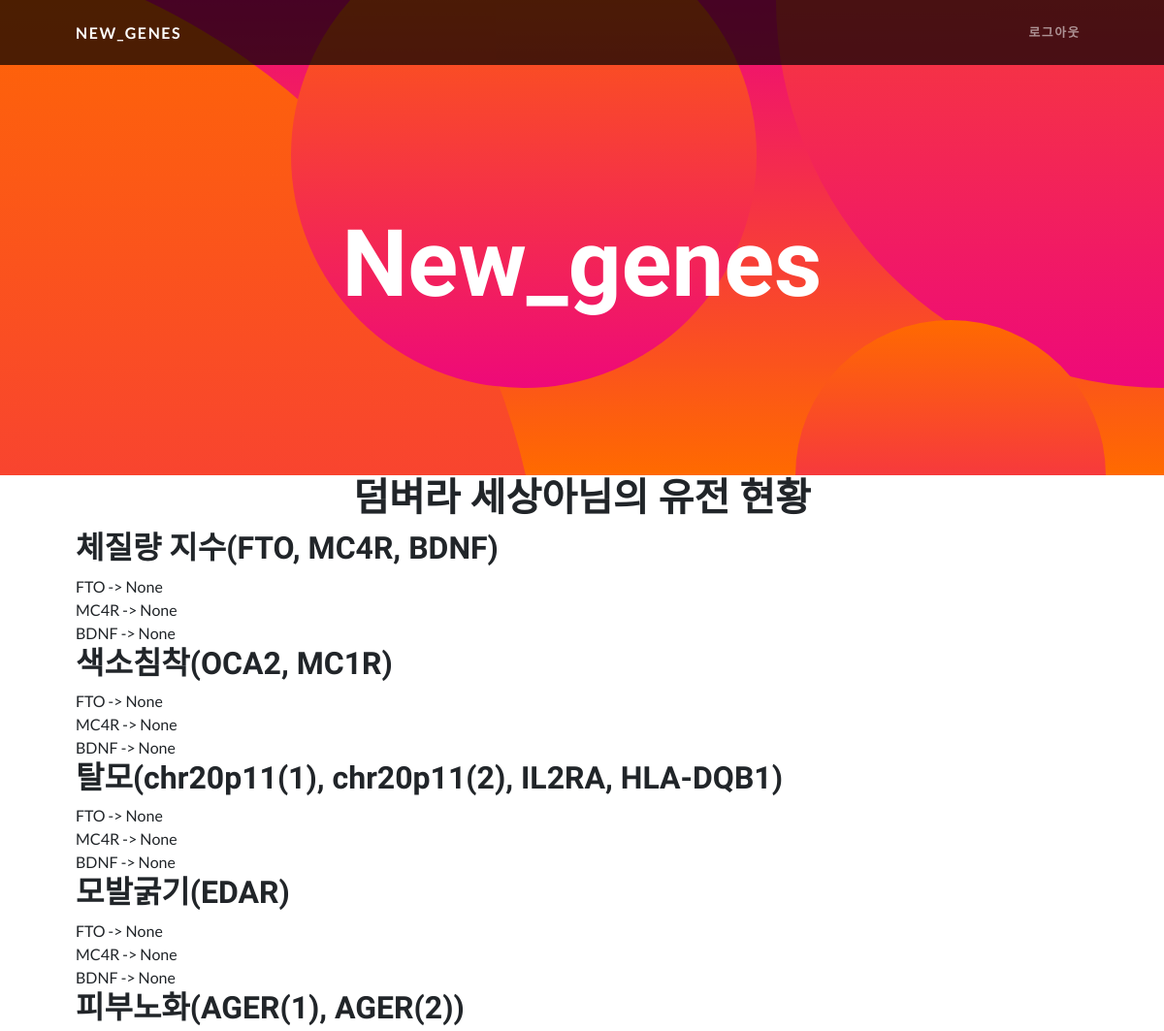
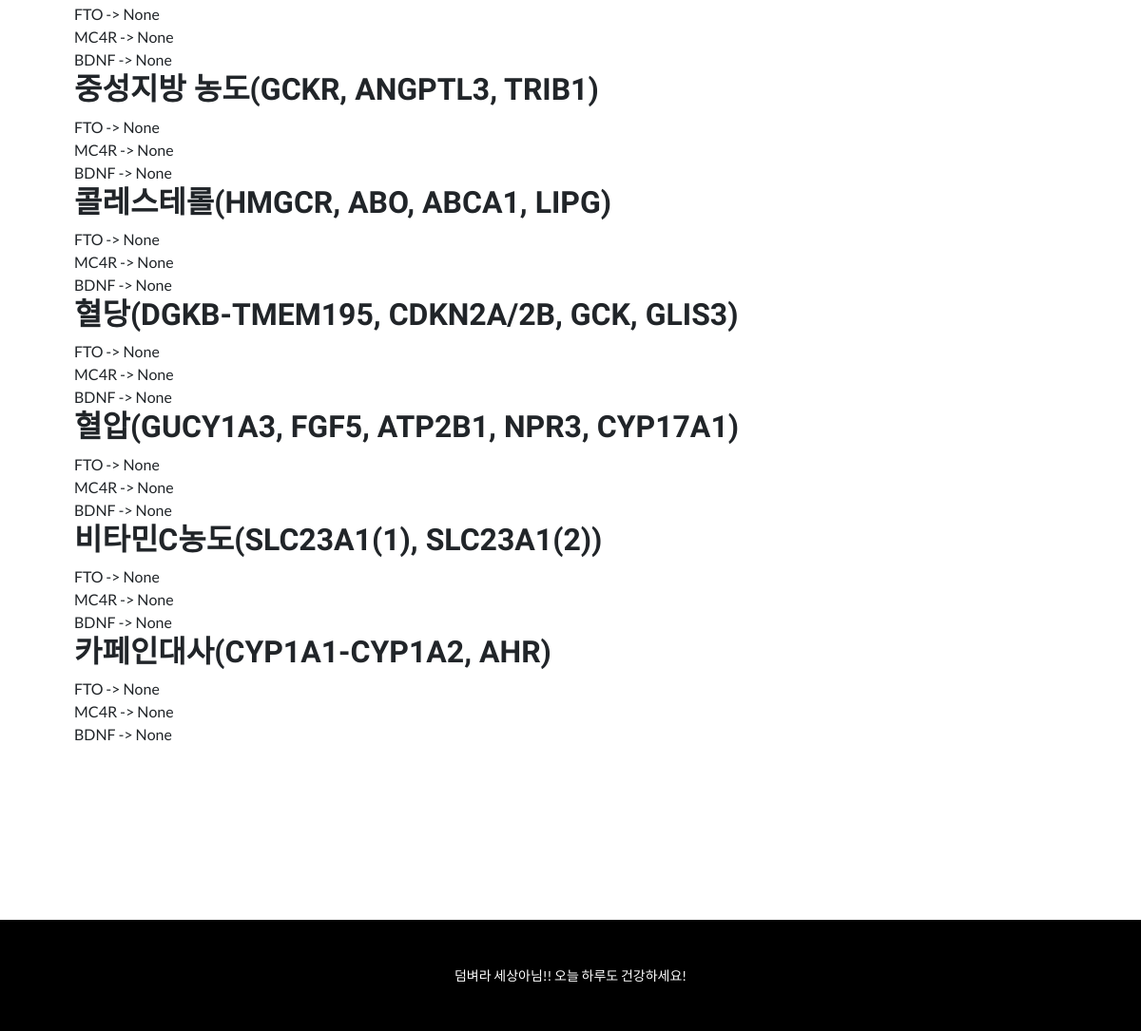
/mypage/properties/gene_confirm/1 (signed in), run on an earlier commit of the app's database (2 pictures, top to bottom).
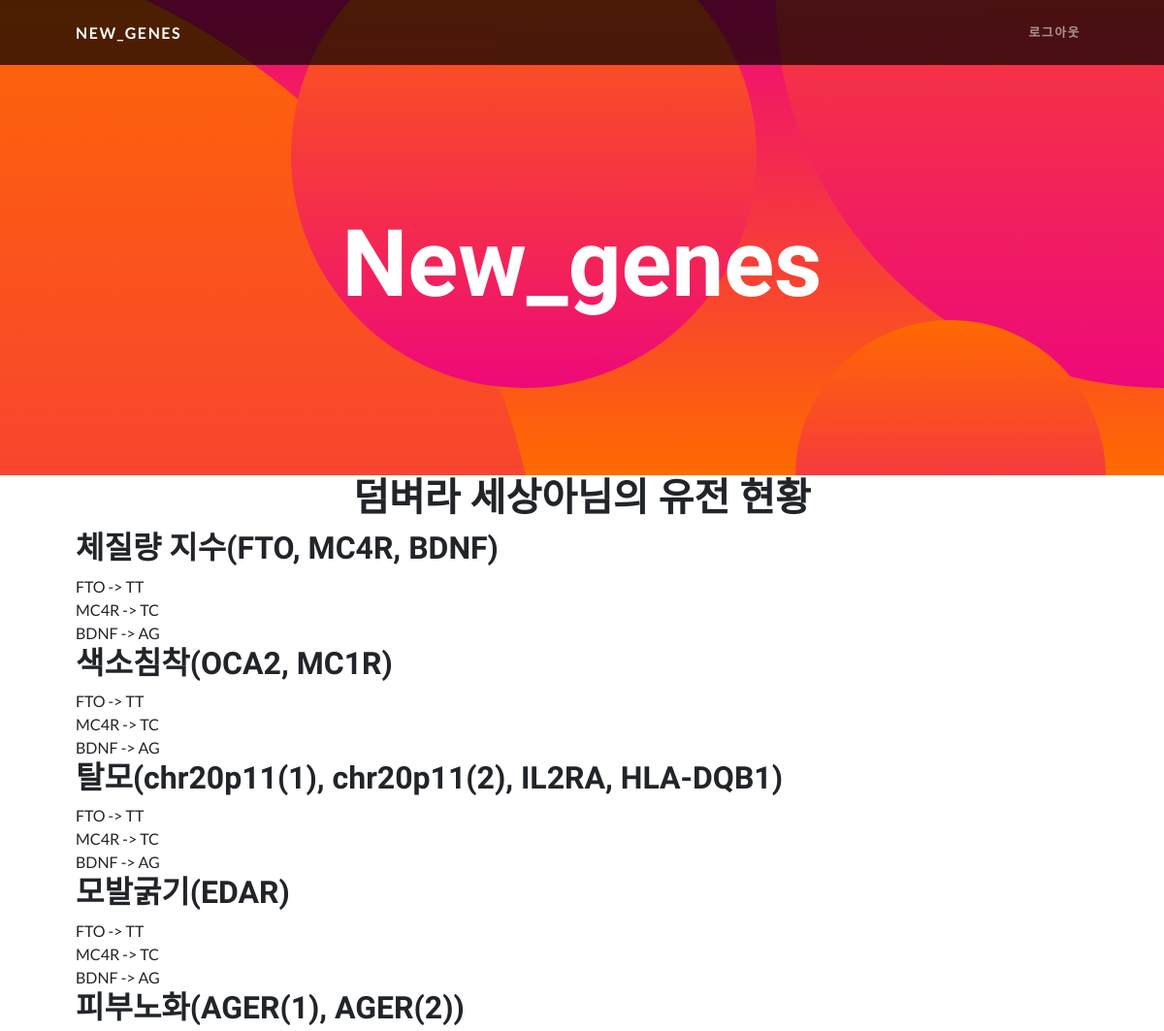
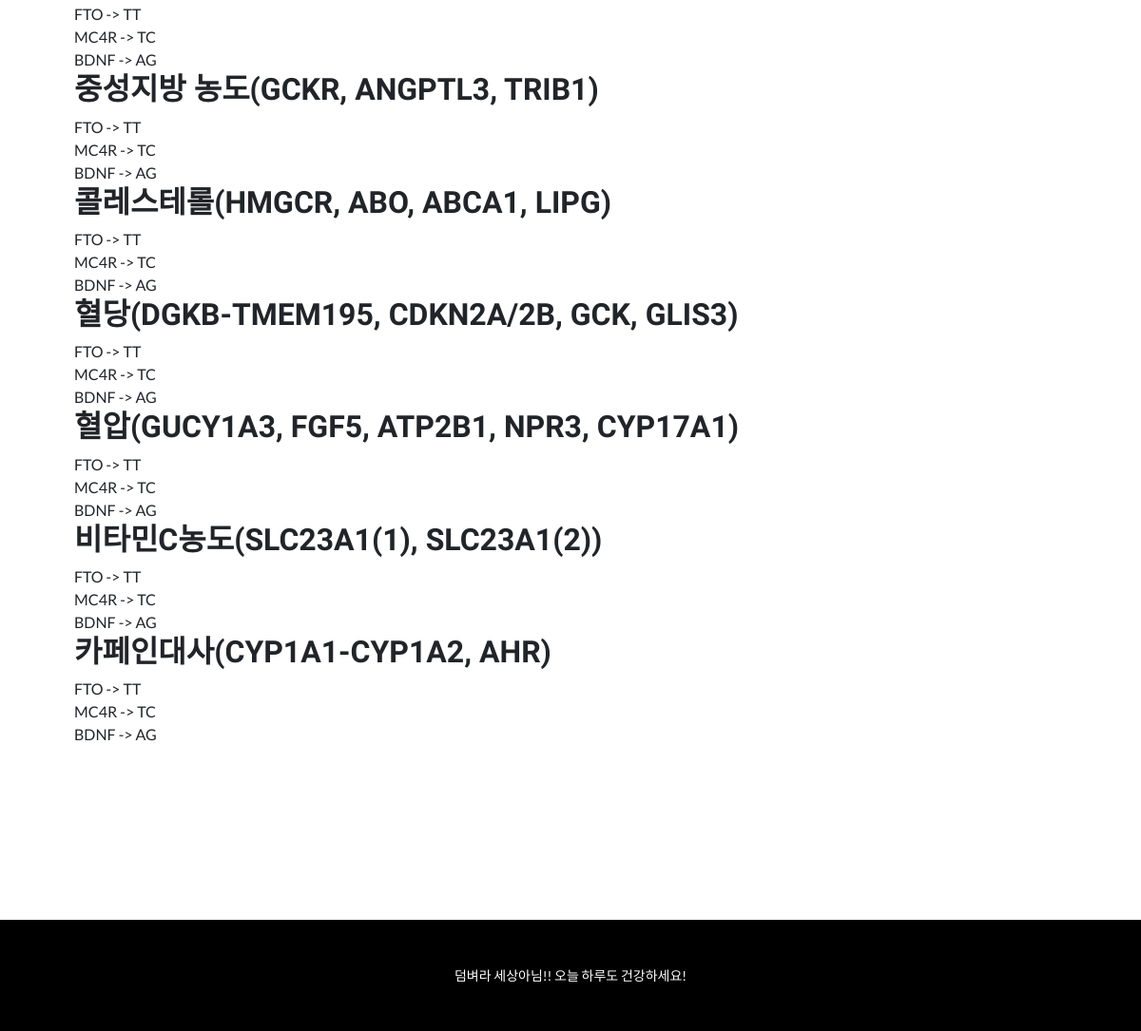
And on a later commit of the database (2 pictures, top to bottom).
### Gene/models.py (models this page shows, shortened)
class User(AbstractUser):
    nickname = models.CharField(max_length=20, unique=True, null=True,
                                validators=[validate_no_special_characters])
    intro = models.TextField(null=True)
    profile_picture = models.ImageField(upload_to="profile_pics", default="default_profile_pic.jpg")
    goals = models.TextField(null=True)
    rating_FTO = [
        (1, 'TT'),
        (2, 'TA'),
        (3, 'AA')
    ]
    FTO_gene = models.IntegerField(choices=rating_FTO, default=None, null=True)
    rating_MC4R = [
        (1, 'TT'),
        (2, 'TC'),
        (3, 'CC')
    ]
    MC4R_gene = models.IntegerField(choices=rating_MC4R, default=None, null=True)
    rating_BDNF = [
        (1, 'AA'),
        (2, 'AG'),
        (3, 'GG')
    ]
    BDNF_gene = models.IntegerField(choices=rating_BDNF, default=None, null=True)
    rating_OCA2=[
        (1, 'TT'),
        (2, 'TC'),
        (3, 'CC')
    ]
    OCA2_gene = models.IntegerField(choices=rating_OCA2, null=True, default=None)
    rating_MC1R = [
        (1, 'GG'),
        (2, 'GA'),
        (3, 'AA')
    ]
    MC1R_gene = models.IntegerField(choices=rating_MC1R, null=True, default=None)
    rating_chr20p11_1 = [
        (1, 'GG'),
        (2, 'GA'),
        (3, 'AA')
    ]
    chr20p11_1 = models.IntegerField(choices=rating_chr20p11_1, null=True, default=None)
    rating_chr20p11_2 = [
        (1, 'CC'),
        (2, 'CT'),
        (3, 'TT')
    ]
    chr20p11_2 = models.IntegerField(choices=rating_chr20p11_2, null=True, default=None)
    rating_IL2RA = [
        (1, 'TT'),
        (2, 'TC'),
        (3, 'CC')
    ]
    IL2RA = models.IntegerField(choices=rating_IL2RA, null=True, default=None)
    rating_HLA_DQB1 = [
        (1, 'AA'),
        (2, 'AG'),
        (3, 'GG')
    ]
    HLA_DQB1 = models.IntegerField(choices=rating_HLA_DQB1, null=True, default=None)
    rating_EDAR = [
        (1, 'GG'),
        (2, 'GA'),
        (3, 'AA')
    ]
    EDAR = models.IntegerField(choices=rating_EDAR, null=True, default=None)
    rating_AGER_1 = [
        (1, 'CC'),
        (2, 'CT'),
        (3, 'TT')
    ]
    AGER_1 = models.IntegerField(choices=rating_AGER_1, null=True, default=None)
    rating_AGER_2 = [
        (1, 'GG'),
        (2, 'GA'),
        (3, 'AA')
    ]
    AGER_2 = models.IntegerField(choices=rating_AGER_2, null=True, default=None)
    rating_GCKR = [
        (1, 'CC'),
        (2, 'CT'),
        (3, 'TT')
    ]
    GCKR = models.IntegerField(choices=rating_GCKR, null=True, default=None)
    rating_ANGPTL3 = [
        (1, 'GG'),
        (2, 'GT'),
        (3, 'TT')
    ]
    ANGPTL3 = models.IntegerField(choices=rating_ANGPTL3, null=True, default=None)
    rating_TRIB1 = [
        (1, 'TT'),
        (2, 'TA'),
        (3, 'AA')
    ]
    TRIB1 = models.IntegerField(choices=rating_TRIB1, null=True, default=None)
    rating_HMGCR = [
        (1, 'AA'),
        (2, 'AT'),
        (3, 'TT')
    ]
    HMGCR = models.IntegerField(choices=rating_HMGCR, null=True, default=None)
    rating_ABO = [
        (1, 'CC'),
        (2, 'CA'),
        (3, 'AA')
    ]
    ABO = models.IntegerField(choices=rating_ABO, null=True, default=None)
    rating_LIPG = [
        (1, 'TT'),
        (2, 'TG'),
        (3, 'GG')
    ]
    LIPG = models.IntegerField(choices=rating_LIPG, null=True, default=None)
    rating_DGKB_TMEM195 = [
        (1, 'GG'),
        (2, 'GT'),
        (3, 'TT')
    ]
    DGKB_TMEM195 = models.IntegerField(choices=rating_DGKB_TMEM195, null=True, default=None)
    rating_CDKN2A_2B = [
        (1, 'CC'),
        (2, 'CT'),
        (3, 'TT')
    ]
    CDKN2A_2B = models.IntegerField(choices=rating_CDKN2A_2B, null=True, default=None)
    rating_GCK = [
        (1, 'GG'),
        (2, 'GA'),
        (3, 'AA')
    ]
    GCK = models.IntegerField(choices=rating_GCK, null=True, default=None)
    rating_GLIS3 = [
        (1, 'GG'),
        (2, 'GA'),
        (3, 'AA')
    ]
    GLIS3 = models.IntegerField(choices=rating_GLIS3, null=True, default=None)
    rating_GUCY1A3 = [
        (1, 'AA'),
        (2, 'AC'),
        (3, 'CC')
    ]
    GUCY1A3 = models.IntegerField(choices=rating_GUCY1A3, null=True, default=None)
    rating_ABCA1 = [
        (1, 'CC'),
        (2, 'CT'),
        (3, 'TT')
    ]
    ABCA1 = models.IntegerField(choices=rating_ABCA1, null=True, default=None)
    rating_FGF5 = [
        (1, 'AA'),
        (2, 'AT'),
        (3, 'TT')
    ]
    FGF5 = models.IntegerField(choices=rating_FGF5, null=True, default=None)
    rating_ATP2B1 = [
        (1, 'AA'),
        (2, 'AG'),
        (3, 'GG')
    ]
    ATP2B1 = models.IntegerField(choices=rating_ATP2B1, null=True, default=None)
    rating_NPR3 = [
        (1, 'AA'),
        (2, 'AG'),
        (3, 'GG')
    ]
    NPR3 = models.IntegerField(choices=rating_NPR3, null=True, default=None)
    rating_CYP17A1 = [
        (1, 'GG'),
        (2, 'GA'),
        (3, 'AA')
    ]
    CYP17A1 = models.IntegerField(choices=rating_CYP17A1, null=True, default=None)
    rating_SLC23A1_1 = [
        (1, 'CC'),
        (2, 'CT'),
        (3, 'TT')
    ]
    SLC23A1_1 = models.IntegerField(choices=rating_SLC23A1_1, null=True, default=None)
    rating_SLC23A1_2 = [
        (1, 'AA'),
        (2, 'AG'),
        (3, 'GG')
    ]
    SLC23A1_2 = models.IntegerField(choices=rating_SLC23A1_2, null=True, default=None)
    rating_CYP1A1_CYP1A2 = [
        (1, 'AA'),
        (2, 'AC'),
        (3, 'CC')
    ]
    CYP1A1_CYP1A2 = models.IntegerField(choices=rating_CYP1A1_CYP1A2, null=True, default=None)
    rating_AHR = [
        (1, 'CC'),
        (2, 'CT'),
        (3, 'TT')
    ]
    AHR = models.IntegerField(choices=rating_AHR, null=True, default=None)

### Gene/views.py (the view)
# urls.py: path('mypage/properties/gene_confirm/<int:user_id>', views.gene_confirm, name='gene_confirm'),
def gene_confirm(request, user_id):
    return render(request, 'Gene_register/gene_confirm.html')

### Gene/templates/Gene_register/gene_confirm.html (shortened to what this page needs)
{% extends 'gene_base/base.html' %}
{% load static %}
{% block content %}
    <h1>{{user.nickname}}님의 유전 현황</h1>
    <h2>
        체질량 지수(FTO, MC4R, BDNF)
    </h2>
    <div>
        FTO -> {{user.get_FTO_gene_display}}<br>
        MC4R -> {{user.get_MC4R_gene_display}}<br>
        BDNF -> {{user.get_BDNF_gene_display}}<br>
    </div>
    <h2>
        색소침착(OCA2, MC1R)
    </h2>
    <div>
        FTO -> {{user.get_FTO_gene_display}}<br>
        MC4R -> {{user.get_MC4R_gene_display}}<br>
        BDNF -> {{user.get_BDNF_gene_display}}<br>
    </div>
    <h2>
        탈모(chr20p11(1), chr20p11(2), IL2RA, HLA-DQB1)
    </h2>
    <div>
        FTO -> {{user.get_FTO_gene_display}}<br>
        MC4R -> {{user.get_MC4R_gene_display}}<br>
        BDNF -> {{user.get_BDNF_gene_display}}<br>
    </div>
    <h2>
        모발굵기(EDAR)
    </h2>
    <div>
        FTO -> {{user.get_FTO_gene_display}}<br>
        MC4R -> {{user.get_MC4R_gene_display}}<br>
        BDNF -> {{user.get_BDNF_gene_display}}<br>
    </div>
    <h2>
        피부노화(AGER(1), AGER(2))
    </h2>
    <div>
        FTO -> {{user.get_FTO_gene_display}}<br>
        MC4R -> {{user.get_MC4R_gene_display}}<br>
        BDNF -> {{user.get_BDNF_gene_display}}<br>
    </div>
    <h2>
        중성지방 농도(GCKR, ANGPTL3, TRIB1)
    </h2>
    <div>
        FTO -> {{user.get_FTO_gene_display}}<br>
        MC4R -> {{user.get_MC4R_gene_display}}<br>
        BDNF -> {{user.get_BDNF_gene_display}}<br>
    </div>
    <h2>
        콜레스테롤(HMGCR, ABO, ABCA1, LIPG)
    </h2>
    <div>
        FTO -> {{user.get_FTO_gene_display}}<br>
        MC4R -> {{user.get_MC4R_gene_display}}<br>
        BDNF -> {{user.get_BDNF_gene_display}}<br>
    </div>
    <h2>
        혈당(DGKB-TMEM195, CDKN2A/2B, GCK, GLIS3)
    </h2>
    <div>
        FTO -> {{user.get_FTO_gene_display}}<br>
        MC4R -> {{user.get_MC4R_gene_display}}<br>
        BDNF -> {{user.get_BDNF_gene_display}}<br>
    </div>
    <h2>
        혈압(GUCY1A3, FGF5, ATP2B1, NPR3, CYP17A1)
    </h2>
    <div>
        FTO -> {{user.get_FTO_gene_display}}<br>
        MC4R -> {{user.get_MC4R_gene_display}}<br>
        BDNF -> {{user.get_BDNF_gene_display}}<br>
    </div>
    <h2>
        비타민C농도(SLC23A1(1), SLC23A1(2))
    </h2>
    <div>
        FTO -> {{user.get_FTO_gene_display}}<br>
        MC4R -> {{user.get_MC4R_gene_display}}<br>
        BDNF -> {{user.get_BDNF_gene_display}}<br>
    </div>
    <h2>
        카페인대사(CYP1A1-CYP1A2, AHR)
    </h2>
    <div>
        FTO -> {{user.get_FTO_gene_display}}<br>
        MC4R -> {{user.get_MC4R_gene_display}}<br>
        BDNF -> {{user.get_BDNF_gene_display}}<br>
    </div>
{% endblock content %}

### Gene/templates/gene_base/base.html (shortened to what this page needs)
{% load static %}
<!DOCTYPE html>
<html lang="en">
    <head>
        <link href={% static 'Gene/styles/style.css' %} rel="stylesheet" />
        <link href={% static 'Gene/styles/make.css' %} rel="stylesheet" />
    </head>
        <body id="page-top">
                    <nav class="navbar navbar-expand-lg navbar-dark navbar-custom fixed-top">
                        <div class="container px-5">
                            <a class="navbar-brand" href={% url 'home' %}>New_genes</a>
                            <div class="collapse navbar-collapse" id="navbarResponsive">
                                <ul class="navbar-nav ms-auto">
                                    {% if user.is_authenticated %}
                                        <li class="nav-item"><a class="nav-link" href={% url 'account_logout' %}>로그아웃</a></li>
                                    {% else %}
                                        <li class="nav-item"><a class="nav-link" href={% url 'account_signup' %}>회원가입</a></li>
                                        <li class="nav-item"><a class="nav-link" href={% url 'account_login' %}>로그인</a></li>
                                    {% endif %}
                                </ul>
                            </div>
                        </div>
                    </nav>
                    <header class="masthead text-center text-white">
                        <div class="masthead-content">
                            <div class="container px-5">
                                <h1 class="masthead-heading mb-0">New_genes</h1>
                            </div>
                        </div>
                        <div class="bg-circle-1 bg-circle"></div>
                        <div class="bg-circle-2 bg-circle"></div>
                        <div class="bg-circle-3 bg-circle"></div>
                        <div class="bg-circle-4 bg-circle"></div>
                    </header>
                        <section class="content_section">
                            <div class="container px-5">
                                <div class="row gx-5 align-items-center">
                                        {% block content %}
                                        {% endblock content %}
                                </div>
                            </div>
                        </section>
                    <footer class="py-5 bg-black">
                        {% if user.is_authenticated %}
                            <div class="container px-5"><p class="m-0 text-center text-white small">{{user.nickname}}님!! 오늘 하루도 건강하세요!</p></div>
                        {% else %}
                            <div class="container px-5"><p class="m-0 text-center text-white small">로그아웃된 상태입니다.</p></div>
                        {% endif %}
                    </footer>
        </body>
</html>

What changed in the data, as far as the page shows it:
changed User "덤벼라 세상아": FTO_gene "None" → "TT"; MC4R_gene "None" → "TC"; BDNF_gene "None" → "AG"
